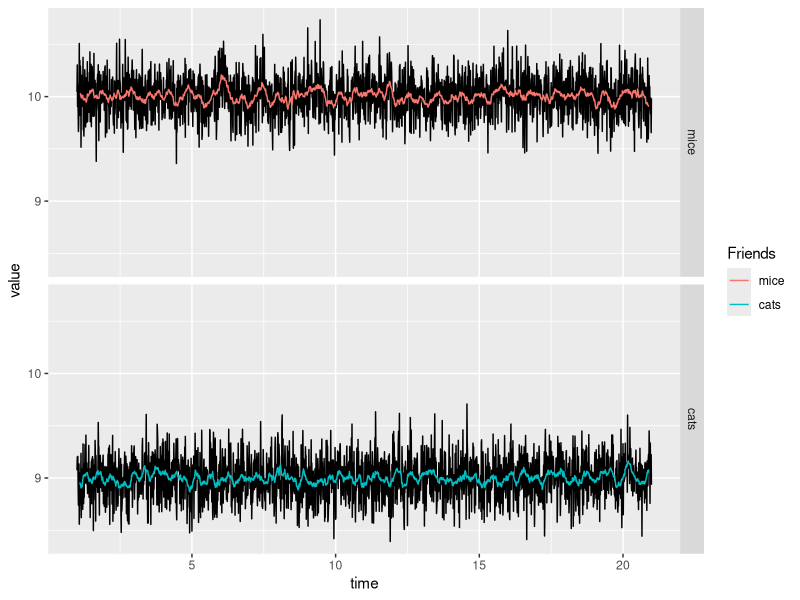
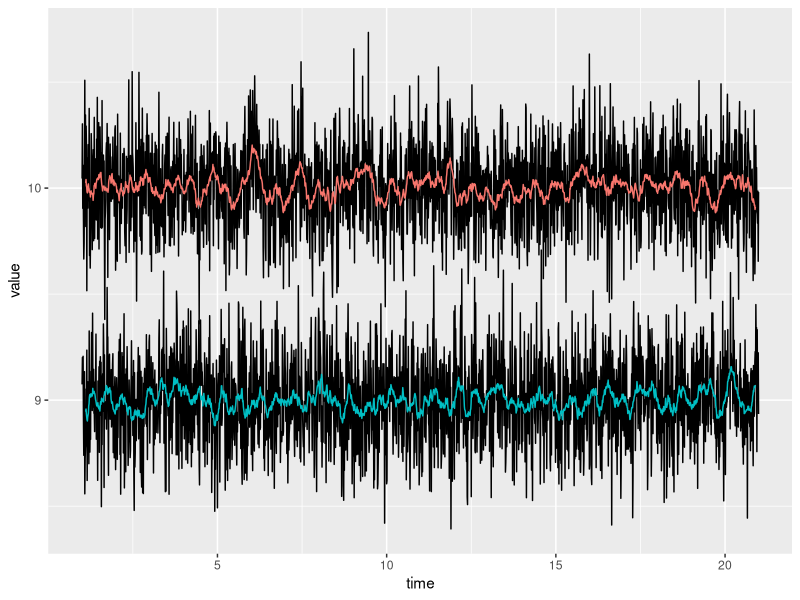
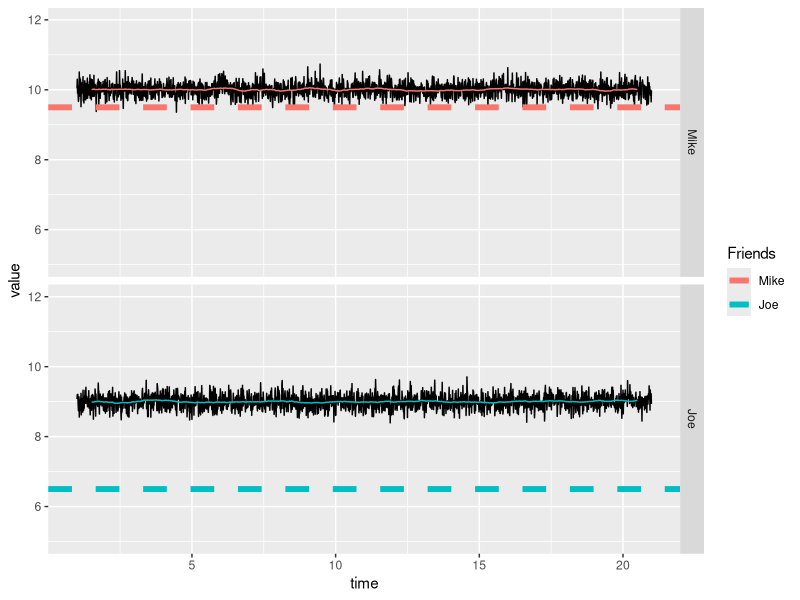
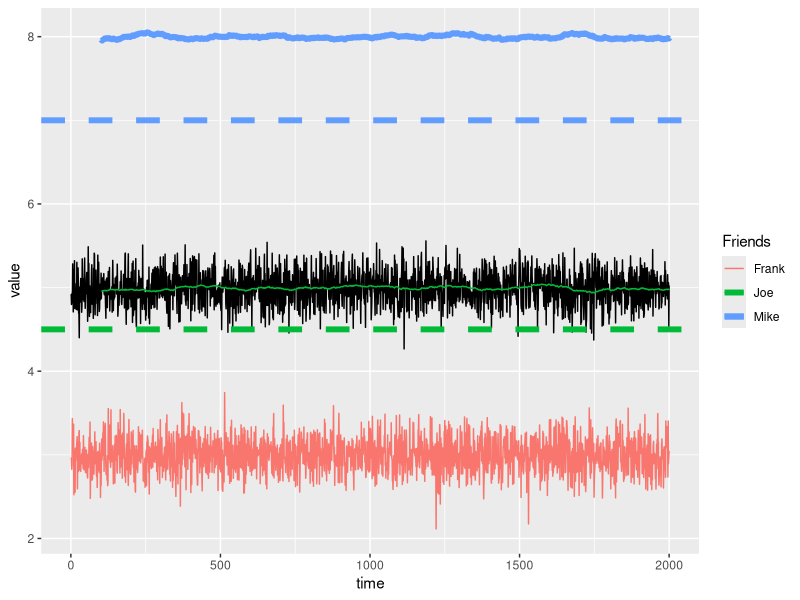

Reproduce these figures in R, in order.
###################################################################################
#: Title       : qplot.ts.R
#: Author      : Salvatore Cosseddu - S.M.Cosseddu@warwick.ac.uk                  #
#: Institution : University of Warwick - Centre for Scientific Computing and	  #
#                                        School of Engineering			  #
#: Description : Alternative version of plot.ts using ggplot2
#: Written on Tuesday, 13 November 2012.
#: Version     : 0.01								  #
# 										  #
#										  #
#  COPYRIGHT					       				  #
#  Copyright © 2012.Salvatore Cosseddu		       				  #
#  Centre for Scientific Computing, University of Warwick.		       	  #
#  License GPLv3+: GNU GPL version 3 or later <http://gnu.org/licenses/gpl.html>. #
#  This is free software: you are free to change and redistribute it.         	  #
#  There is NO WARRANTY, to the extent permitted by law.          		  #
#										  #
###################################################################################


qplot.ts <- function(x, window.length=NULL,var.name="variable", val.name="value",
                     smoothonly=FALSE, facet=FALSE, facetscale="free", title=NULL,
                     xlab="x", ylab="y", xlim=NULL, ylim=NULL, ref=NULL,
                     legend=TRUE, add=NULL, ts.names=NULL, ...) {

  require(ggplot2)
  require(reshape2)
  # x is considered a ts 
  x <- as.ts(x)
  
  ## getting x properties
  singleseries <- FALSE
  if (!is.null(colnames(x))) {
    if (is.null(ts.names)) {
      ##       #multiple series
      ts.names <- colnames(x)
    }  else {
      colnames(x) <- ts.names
    }
    n.series <- ncol(x)
    print(paste("working with", ts.names))
  } else {
    ##single ts, I'm not sure how to deal with it.
    singleseries <- TRUE
    n.series <- 1
  }
  
  dt <- deltat(x)
  first <- start(x)

  ## checking wheter smoothing trajectory is required
  ## it depends if window.length is declared
  if (is.null(window.length)) {
    print.smooth <- FALSE
  } else {
    print.smooth <- TRUE
  }

  if (!print.smooth && smoothonly) {
    stop("qplot.ts error: if smoothonly is T, window.length must be passed")
  }
  
  ## creating smooth trajectory
  if (print.smooth) {
    ## TODO add function for this
    ## filtering the trajectory with moving averages method
    k <- rep(1/window.length, window.length) #filter
    x.ma <- as.matrix(na.omit(filter(x,k,sides=2)))  #filtered traj
    ## using a matrix and modifing the name to fix the bug in the case of 
    ## x being a simple vector (ver 0.5)
    colnames(x.ma) <- ts.names
    
    ## creating a new ts with the filtered traj
    x.ts.ma <- ts(x.ma, deltat=dt ,start=first+(window.length/2)*dt)
  }
    
  ## ####################
  ## ggplot2
  ## reshaping for ggplot2, that needs well shaper data.frames
  x.ts.df <- melt(data.frame(time=as.numeric(time(x)), x), id.vars="time", variable.name=var.name, value.name=val.name)
  if (print.smooth) {
    x.ts.ma.df <- melt(data.frame(time=as.numeric(time(x.ts.ma)), x.ts.ma), id.vars="time", variable.name=var.name, value.name=val.name)
  }
  
  ## in the case of a single ts, rename the variable according to ts.names
  if (!is.null(ts.names) && singleseries ) {
    x.ts.df[,var.name] <- ts.names

    if (print.smooth) {
      x.ts.ma.df[,var.name] <- ts.names
    }
  }
  
    ## value name is <value.name>.ma
#  x.ts.ma.df <- melt(data.frame(time=as.numeric(time(x.ts.ma)), x.ts.ma), id.vars="time", variable.name=variable.name, value.name=paste(value.name,"ma",sep="."))

  ## plotting
  ## adding first ggplot layer
  if (is.null(add)) {
    x.ts.plt <- ggplot(x.ts.df)
  } else {
    x.ts.plt <- add
  }


  ###################################################################
  ##  plot ts
  ## if smooth line is present, the coloured part is the smoothed line
  if (!smoothonly && print.smooth) {
    x.ts.plt <- x.ts.plt + geom_line(data=x.ts.df, aes_string(x="time", y=val.name, group = var.name))  #all points
  }

  if (print.smooth) {
    x.ts.plt <- x.ts.plt + geom_line(data=x.ts.ma.df, aes_string(x="time", y=val.name, colour=var.name),...)
  } else {
    x.ts.plt <- x.ts.plt + geom_line(data=x.ts.df, aes_string(x="time", y=val.name, colour=var.name),...)
  }

  #########################################################################

  
    ## creating subplot if required (facet=TRUE)
  facetformula <- paste(var.name,".", sep=" ~ ")
  if (facet) { x.ts.plt <-  x.ts.plt + facet_grid(as.formula(facetformula), scales=facetscale) }
  
  ## if a reference exists
  if (!is.null(ref)) {
    if ( !is.numeric(ref) ) {
      if (ref == "mean") {
        ref <- mean(as.vector(x))
        print(paste("the mean is", ref))
      } else {
        stop ("Error in mean definition, a number or mean are allowed")
      }
    }
    
    ref.l <- length (ref)
    if ( ref.l == 1) {
      ## if only one data is provided a data.frame the same size of x is built
      ref <- as.data.frame(matrix (rep(ref, n.series), ncol = n.series))
    } else if (ref.l == n.series) {
      ## ref is the same length as x
      ref <- as.data.frame (t(ref))
    } else {
      stop("ref has to be length 1 or ncol(x)")
    }

    names(ref) <- paste(sub(" ",".",ts.names))
    print (ref)
    mean.set <- melt(ref, value.name="ref", variable.name=var.name)
    print (mean.set)
    print("using reference values:")
    print(mean.set)
  
    x.ts.plt <- x.ts.plt + geom_hline(data=mean.set, aes_string(yintercept="ref", colour=var.name), size=2, linetype="dashed", alpha=1) #, col="green"

  }

  ## labelling the plot
  x.ts.plt <- x.ts.plt + labs(list(title = title, x = xlab, y = ylab))

  ## applying limits
  if (!is.null(xlim)) {
    x.ts.plt <- x.ts.plt + xlim(xlim)
  }

  if (!is.null(ylim)) {
    x.ts.plt <- x.ts.plt + ylim(ylim)
  }

  if (!legend) {
    x.ts.plt <- x.ts.plt + theme(legend.position="none")
  }
  
  return(x.ts.plt)

  
}


## qplot.ts                 package:clib                  

## Plotting Time-Series Objects using ggplot2

## Description:

##      plot.ts alternative that uses gglot2

## Usage:

##     qplot.ts (x, var.name="variable", val.name="value", window.length=NULL,
##                  smoothonly=FALSE, facet=FALSE, facetscale="free", title=NULL,
##                  xlab="x", ylab="y", xlim=NULL, ylim=NULL, ref=NULL,
##                  legend=TRUE, add=NULL, ts.names=NULL, ...) {
##
     
## Arguments:

## x: time series objects or data.frame.

## var.name: a definition for the data sets, it will return in the legend.

## val.name: a definition for the values in the data sets.

## window.length: integer, if present the ts will be plotted in black, with a 
##                colored smoothed line. The smoothing procedure is moving averages.

## smoothonly=logical, indicating if only the smooth lines should be drawn.

## facet: logical, for multivariate time series, should the series by plotted
##        separately (with a common time axis) or on a single plot?

## facetscale: it is the scale value for the facet y axes, directly passed to gglot2;
##             from ggplot2 manual:
##             Are scales shared across all facets ("fixed"),
##             or do they vary across rows ("free_x"), columns ("free_y"),
##             or both rows and columns ("free")

## title: plot title

## xlab, ylab: axis labels.

## xlim, ylim: axis ranges. 

## ref: vector, contains reference values that will be plotted as dashed lines.

## legend: logical, plot legend,

## add: if a ggplot object is provided (for instance a preview output from qplot.ts)
##      the new layers will be added to it. 

## ts.names: vector, contains the names of each data sets. If not provided, the names from
##           colnames(x) will be used. It will return in the legend 
## ... : additional arguments to be passed to ggplot (see ggplot manual)

## See Also:

##      ‘ts’ for basic time series construction and access functionality.

## Examples:

 

## working on a ts on different facets
gggg <- ts (
  cbind (rnorm(2000, 10, 0.2),
         rnorm(2000, 9, 0.2)), deltat=0.01
  )

qplot.ts( x=gggg, window.length=20,var.name="Friends", facet=TRUE, facetscale="fixed", title="test", xlab="r", ylab="gr", xlim=NULL, ylim=NULL, legend=TRUE, add=NULL, ts.names=c("mice","cats"))


qplot.ts( x=gggg, window.length=21,var.name="Friends", facet=FALSE, facetscale="fixed", title="test", xlab="r", ylab="gr", xlim=NULL, ylim=NULL, legend=FALSE, add=NULL, ts.names=c("mice","cats"))

colnames(gggg) <- c("Mike", "Joe")
qplot.ts( x=gggg, window.length=101, var.name="Friends", facet=T, facetscale="free", title="test", xlab="x", ylab="y", ylim=range(5,12), legend=T, ref=c(9.5,6.5))

## playing with several options
gggg2 <- rnorm(2000, 8, 0.2)
data1 <- qplot.ts( x=gggg2, window.length=101, smoothonly=T, var.name="Friends", facet=F, title="test", xlab="x", ylab="y", ts.names="Mike", ref=7, size=2)

gggg3 <- rnorm(2000, 5, 0.2)
data1 <- qplot.ts( x=gggg3, window.length=101, var.name="Friends", facet=F, title="test", xlab="x", ylab="y", add=data1, ts.names="Joe",legend=T,ref=4.5)

gggg4 <- rnorm(2000, 3, 0.2)
qplot.ts( x=gggg4, var.name="Friends", facet=F, title="test", xlab="x", ylab="y", add=data1, ts.names="Frank",legend=T)





